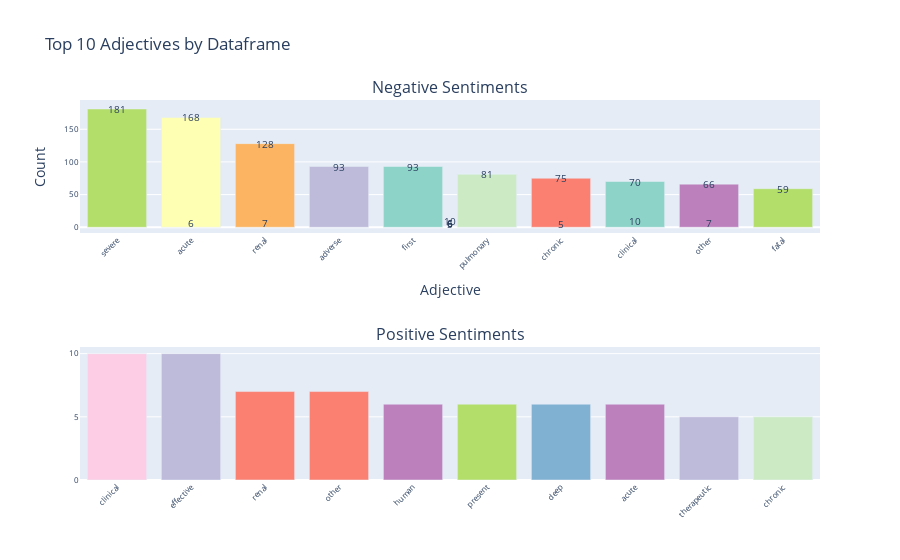

The cell this chart's notebook holds for it:
### Code cell
dataframes = [negative_df, positive_df]
dataframe_names = ["Negative Sentiments", "Positive Sentiments"]
column = "context_clean"

visualize_pos(dataframes, dataframe_names, column)

### Figure 1 — Plotly figure (JSON) as saved in the notebook; plotly's stock layout.template omitted (floating-point values rounded to 4 significant figures)
{"data": [{"marker": {"color": ["rgb(179,222,105)", "rgb(255,255,179)", "rgb(253,180,98)", "rgb(190,186,218)", "rgb(141,211,199)", "rgb(204,235,197)", "rgb(251,128,114)", "rgb(141,211,199)", "rgb(188,128,189)", "rgb(179,222,105)"]}, "type": "bar", "x": ["severe", "acute", "renal", "adverse", "first", "pulmonary", "chronic", "clinical", "other", "fatal"], "xaxis": "x", "y": [181, 168, 128, 93, 93, 81, 75, 70, 66, 59], "yaxis": "y"}, {"marker": {"color": ["rgb(252,205,229)", "rgb(190,186,218)", "rgb(251,128,114)", "rgb(251,128,114)", "rgb(188,128,189)", "rgb(179,222,105)", "rgb(128,177,211)", "rgb(188,128,189)", "rgb(190,186,218)", "rgb(204,235,197)"]}, "type": "bar", "x": ["clinical", "effective", "renal", "other", "human", "present", "deep", "acute", "therapeutic", "chronic"], "xaxis": "x2", "y": [10, 10, 7, 7, 6, 6, 6, 6, 5, 5], "yaxis": "y2"}], "layout": {"annotations": [{"font": {"size": 16}, "showarrow": false, "text": "Negative Sentiments", "x": 0.5, "xanchor": "center", "xref": "paper", "y": 1.0, "yanchor": "bottom", "yref": "paper"}, {"font": {"size": 16}, "showarrow": false, "text": "Positive Sentiments", "x": 0.5, "xanchor": "center", "xref": "paper", "y": 0.35, "yanchor": "bottom", "yref": "paper"}, {"font": {"size": 10}, "showarrow": false, "text": "181", "x": "severe", "y": 181}, {"font": {"size": 10}, "showarrow": false, "text": "168", "x": "acute", "y": 168}, {"font": {"size": 10}, "showarrow": false, "text": "128", "x": "renal", "y": 128}, {"font": {"size": 10}, "showarrow": false, "text": "93", "x": "adverse", "y": 93}, {"font": {"size": 10}, "showarrow": false, "text": "93", "x": "first", "y": 93}, {"font": {"size": 10}, "showarrow": false, "text": "81", "x": "pulmonary", "y": 81}, {"font": {"size": 10}, "showarrow": false, "text": "75", "x": "chronic", "y": 75}, {"font": {"size": 10}, "showarrow": false, "text": "70", "x": "clinical", "y": 70}, {"font": {"size": 10}, "showarrow": false, "text": "66", "x": "other", "y": 66}, {"font": {"size": 10}, "showarrow": false, "text": "59", "x": "fatal", "y": 59}, {"font": {"size": 10}, "showarrow": false, "text": "10", "x": "clinical", "y": 10}, {"font": {"size": 10}, "showarrow": false, "text": "10", "x": "effective", "y": 10}, {"font": {"size": 10}, "showarrow": false, "text": "7", "x": "renal", "y": 7}, {"font": {"size": 10}, "showarrow": false, "text": "7", "x": "other", "y": 7}, {"font": {"size": 10}, "showarrow": false, "text": "6", "x": "human", "y": 6}, {"font": {"size": 10}, "showarrow": false, "text": "6", "x": "present", "y": 6}, {"font": {"size": 10}, "showarrow": false, "text": "6", "x": "deep", "y": 6}, {"font": {"size": 10}, "showarrow": false, "text": "6", "x": "acute", "y": 6}, {"font": {"size": 10}, "showarrow": false, "text": "5", "x": "therapeutic", "y": 5}, {"font": {"size": 10}, "showarrow": false, "text": "5", "x": "chronic", "y": 5}], "showlegend": false, "title": {"text": "Top 10 Adjectives by Dataframe"}, "xaxis": {"anchor": "y", "domain": [0, 1], "tickangle": -45, "tickfont": {"size": 8}, "title": {"text": "Adjective"}}, "xaxis2": {"anchor": "y2", "domain": [0, 1], "tickangle": -45, "tickfont": {"size": 8}}, "yaxis": {"anchor": "x", "domain": [0.65, 1.0], "tickfont": {"size": 8}, "title": {"text": "Count"}}, "yaxis2": {"anchor": "x2", "domain": [0, 0.35], "tickfont": {"size": 8}}}}
